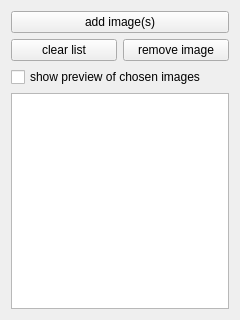
<?xml version="1.0" encoding="UTF-8"?>
<ui version="4.0">
 <class>Widget</class>
 <widget class="QWidget" name="Widget">
  <property name="geometry">
   <rect>
    <x>0</x>
    <y>0</y>
    <width>240</width>
    <height>320</height>
   </rect>
  </property>
  <property name="windowTitle">
   <string>Form</string>
  </property>
  <layout class="QGridLayout" name="gridLayout">
   <item row="3" column="0" colspan="2">
    <widget class="QListWidget" name="filesListWidget"/>
   </item>
   <item row="1" column="0">
    <widget class="QPushButton" name="clearListPushButton">
     <property name="text">
      <string>clear list</string>
     </property>
    </widget>
   </item>
   <item row="1" column="1">
    <widget class="QPushButton" name="removeImagePushButton">
     <property name="text">
      <string>remove image</string>
     </property>
    </widget>
   </item>
   <item row="2" column="0" colspan="2">
    <widget class="QCheckBox" name="showPreviewCheckBox">
     <property name="text">
      <string>show preview of chosen images</string>
     </property>
    </widget>
   </item>
   <item row="0" column="0" colspan="2">
    <widget class="QPushButton" name="addImagesPushButton">
     <property name="text">
      <string>add image(s)</string>
     </property>
    </widget>
   </item>
  </layout>
 </widget>
 <resources/>
 <connections/>
</ui>
